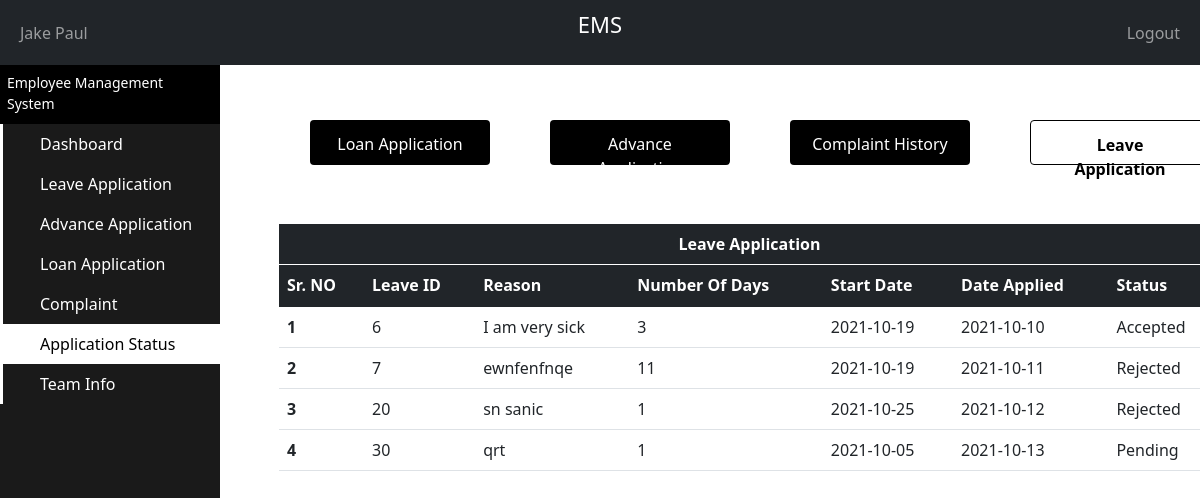
Page /PHP/Developer_ApplicationStatusLeave.php (signed in) on the committed database.
### tables this page shows
CREATE TABLE `leave_table` (
  `LeaveTable_ID` int(11) NOT NULL,
  `Developer_ID` int(11) NOT NULL,
  `Manager_ID` int(11) NOT NULL,
  `Reason` varchar(500) NOT NULL,
  `NumberOfDays` int(2) NOT NULL,
  `StartDate` date NOT NULL,
  `DateApplied` date NOT NULL,
  `Status` varchar(25) NOT NULL
);

### PHP/Developer_ApplicationStatusLeave.php (the view, shortened to what this page needs)
<?php
    include "Connection.php";
?>
<!doctype html>
<html lang="en">
  <head>
    <link href="https://cdn.jsdelivr.net/npm/bootstrap@5.1.1/dist/css/bootstrap.min.css" rel="stylesheet">
  </head>
  <body>
    <nav class="navbar navbar-expand-md navbar-dark bg-dark">
      <div class="container-fluid">
        <div class="navbar-collapse collapse w-100 order-1 order-md-0 dual-collapse2">
          <ul class="navbar-nav me-auto">
            <li class="nav-item active">
              <a class="nav-link" href="Developer_PersonalDetails.php">
                <?php
                  if(isset($_SESSION['fname']) && isset($_SESSION['lname']))
                  {
                    echo"$_SESSION[fname] $_SESSION[lname]";
                  }
                  else
                   echo"Developer Name";
                  ?>
              </a>
            </li>
          </ul>
        </div>
        <div class="mx-auto order-0">
          <p style="color: white;font-size:22px;">EMS</p>
        </div>
        <div class="navbar-collapse collapse w-100 order-3 dual-collapse2">
          <ul class="navbar-nav ms-auto">
            <li class="nav-item">
              <a class="nav-link" href="Logout.php">Logout</a>
            </li>
          </ul>
        </div>
      </div>
    </nav>
    <div class="sidebar-container">
      <div class="sidebar-logo">
        <span> Employee Management System </span>
      </div>
      <ul class="sidebar-navigation">
        <li>
          <a style="text-decoration: none;" href="Developer_Dashboard.php">
            <i class="fa fa-home" aria-hidden="true"></i> Dashboard
          </a>
        </li>
        <li>
          <a style="text-decoration: none;" href="Developer_LeaveApplication.php">
            <i class="fa fa-tachometer" aria-hidden="true"></i> Leave Application
          </a>
        </li>
        <li>
          <a style="text-decoration: none;" href="Developer_AdvanceApplication.php">
            <i class="fa fa-tachometer" aria-hidden="true"></i> Advance Application
          </a>
        </li>
        <li>
            <a style="text-decoration: none;" href="Developer_LoanApplication.php">
              <i class="fa fa-tachometer" aria-hidden="true"></i> Loan Application
            </a>
          </li>
          <li>
            <a style="text-decoration: none;" href="Developer_Complaint.php">
              <i class="fa fa-tachometer" aria-hidden="true"></i> Complaint
            </a>
        </li>
        <li>
            <a style="text-decoration: none;background-color: white;color: black;" href="Developer_ApplicationStatus.php">
              <i class="fa fa-tachometer" aria-hidden="true"></i> Application Status
            </a>
        </li>
        <li>
            <a style="text-decoration: none;" href="Developer_TeamInfo.php">
            <i class="fa fa-tachometer" aria-hidden="true"></i> Team Info
            </a>
        </li>
      </ul>
    </div>
    <div class="content-container">
      <div  style="width:100%;overflow-y: scroll; height:85%;position:fixed" class="container-fluid">
      <div >
        <div style="margin-top: 3%;padding-bottom: 5%;"class="row">
            <a href="Developer_ApplicationStatusLoan.php" style="height:45px;width:15%;margin-left: 7.5%;background-color: black;color:white;" class ="AcitonButtons" value="Admin Dashboard">Loan Application</a>
            <a href="Developer_ApplicationStatusAdvance.php" style="height:45px;width:15%;margin-left: 5%;background-color: black;color:white;"class ="AcitonButtons" value="Update Information">Advance Application</a>
            <a href="Developer_ApplicationStatus.php" style="height:45px;width:15%;margin-left: 5%;background-color: black;color:white;"class ="AcitonButtons" value="Update Information">Complaint History</a>
            <a href="Developer_ApplicationStatusLeave.php" style="height:45px;width:15%;margin-left: 5%;background-color: white;color:black;border:1px solid black;" class ="AcitonButtons" value="Admin Dashboard"><b>Leave Application</b></a>
        </div>
        <div style="width:80%;">
          <?php
            $ID = $_SESSION['uid'];
            $sql = "SELECT * FROM leave_table WHERE Developer_ID ='$ID'";
            $i = 0;
            $result = mysqli_query($con, $sql);
            echo'
                <div style="width:100%;margin-left: 5%;margin-top: 0%;float:left;"class="jumbotron">
                  <table style="margin-bottom: 0px;padding-bottom: 0px;"class="table">
                    <thead class="table-dark">
                      <tr >
                        <th style="text-align: center;border-bottom: 1px solid white;">Leave Application</th>
                      </tr>
                    </thead>
                  </table>
                </div>';
                echo'
                <div style="width:100%;margin-left: 5%;float:left"class="jumbotron">
                <table style="margin-top:0px;padding-top: 0px"class="table">
                  <thead class="table-dark">
                    <tr>
                      <th scope="col">Sr. NO</th>
                      <th scope="col">Leave ID</th>
                      <th scope="col">Reason</th>
                      <th scope="col">Number Of Days</th>
                      <th scope="col">Start Date</th>
                      <th scope="col">Date Applied</th>
                      <th scope="col">Status</th>
                    </tr>
                  </thead>
                  <tbody>';
                  while($row=mysqli_fetch_array($result))
                  {
                    $i++;
                    echo'
                    <tr>
                      <th>'.$i.'</th>
                      <td>'.$row["LeaveTable_ID"].'</td>
                      <td>'.$row["Reason"] .'</td>
                      <td>'.$row["NumberOfDays"].'</td>
                      <td>'.$row["StartDate"].'</td>
                      <td>'.$row["DateApplied"].'</td>
                      <td>'.$row["Status"].'</td>
                    </tr>';
                  };
                  echo'</tbody>
                  </table>
                  </div>';
        ?>
        </div>
      </div>
    </div>
    </div>
  </body>
</html>

### PHP/Developer_ApplicationStatusLeave.php (style rules this page uses)
.AcitonButtons { background-color: #04AA6D; color: rgb(255, 255, 255); padding: 12px 20px; border: none; border-radius: 4px; text-decoration: none; text-align:center; cursor: pointer; float: right; }
html,body { height:100%; margin: 0; }
.sidebar-container { position: fixed; width: 220px; height: 100%; left: 0; overflow-x: hidden; overflow-y: auto; background: #1a1a1a; color: #fff; }
.content-container { padding-top: 20px; }
.sidebar-logo { padding: 7px 15px 10px 7px; font-size: 14px; background-color: #000000; }
.sidebar-navigation { padding: 0; margin: 0; list-style-type: none; position: relative; }
.sidebar-navigation li { background-color: transparent; position: relative; display: inline-block; width: 100%; line-height: 20px; }
.sidebar-navigation li a { padding: 10px 15px 10px 30px; display: block; color: #fff; }
.sidebar-navigation li::before { background-color: white; position: absolute; content: ''; height: 100%; left: 0; top: 0; -webkit-transition: width 0.2s ease-in; transition: width 0.2s ease-in; color: #000000; width: 3px; z-index: -1; }
.content-container { padding-left: 220px; }

### rows in the picture
leave_table: LeaveTable_ID "6", Reason "I am very sick", NumberOfDays "3", StartDate "2021-10-19", DateApplied "2021-10-10", Status "Accepted"
leave_table: LeaveTable_ID "7", Reason "ewnfenfnqe", NumberOfDays "11", StartDate "2021-10-19", DateApplied "2021-10-11", Status "Rejected"
leave_table: LeaveTable_ID "20", Reason "sn sanic", NumberOfDays "1", StartDate "2021-10-25", DateApplied "2021-10-12", Status "Rejected"
leave_table: LeaveTable_ID "30", Reason "qrt", NumberOfDays "1", StartDate "2021-10-05", DateApplied "2021-10-13", Status "Pending"

### other values in the picture
$_SESSION[fname] "Jake"
$_SESSION[lname] "Paul"
